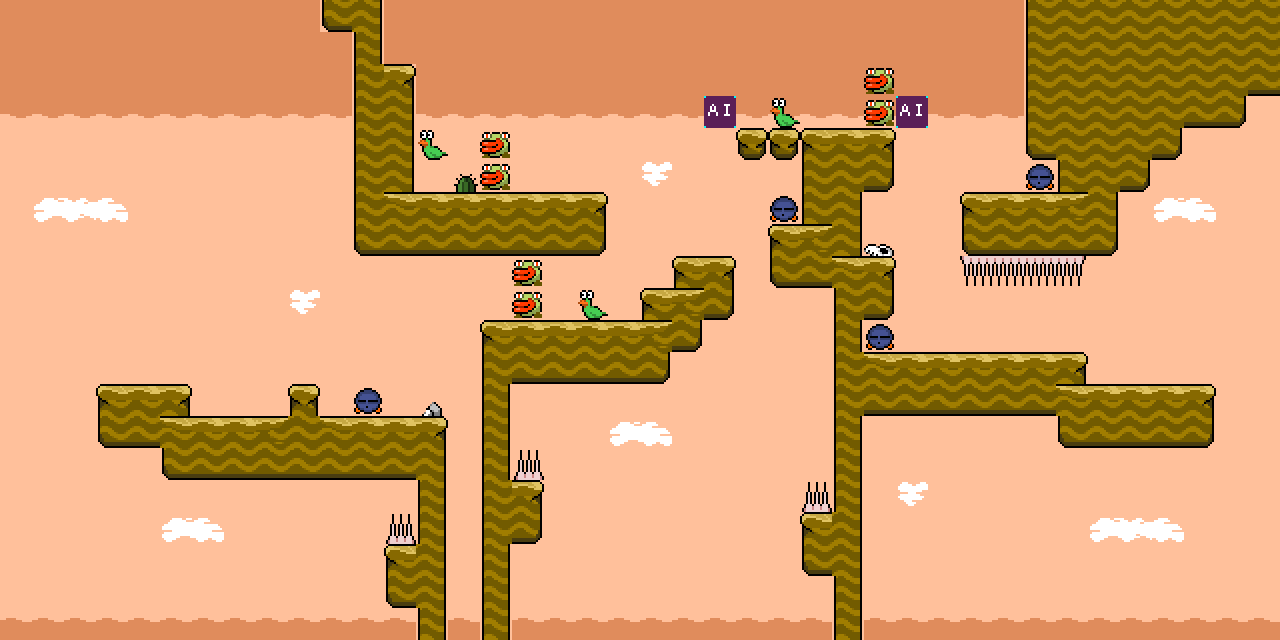

Below is a game level as drawn by its tile map, then a one-line description and the .tmx that defines it (tile-layer data replaced by summaries):
An orthogonal 40x20 tile map with 32x32 px tiles, 2 tile layers (Tile Layer 1, Tile Layer 2) and 2 objects.

<map version="1.0" orientation="orthogonal" renderorder="right-down" width="40" height="20" tilewidth="32" tileheight="32" nextobjectid="3">
 <tileset firstgid="1" name="World2Tiles" tilewidth="32" tileheight="32" tilecount="120">
  <image source="World2Tiles.png" width="480" height="256" />
 </tileset>
 <layer name="Tile Layer 1" width="40" height="20">
  <data>[800 cells, 800 non-empty, 29 distinct tile ids]</data>
 </layer>
 <layer name="Tile Layer 2" width="40" height="20">
  <data>[800 cells, 15 non-empty, 4 distinct tile ids]</data>
 </layer>
 <objectgroup name="Object Layer 1">
  <object id="1" gid="2" x="128" y="384" width="32" height="32">
   <properties>
    <property name="map" value="Stage1-33" />
    <property name="type" value="portal" />
   </properties>
  </object>
  <object id="2" gid="2" x="1152" y="384" width="32" height="32">
   <properties>
    <property name="map" value="Stage1-6" />
    <property name="type" value="portal" />
   </properties>
  </object>
 </objectgroup>
</map>
